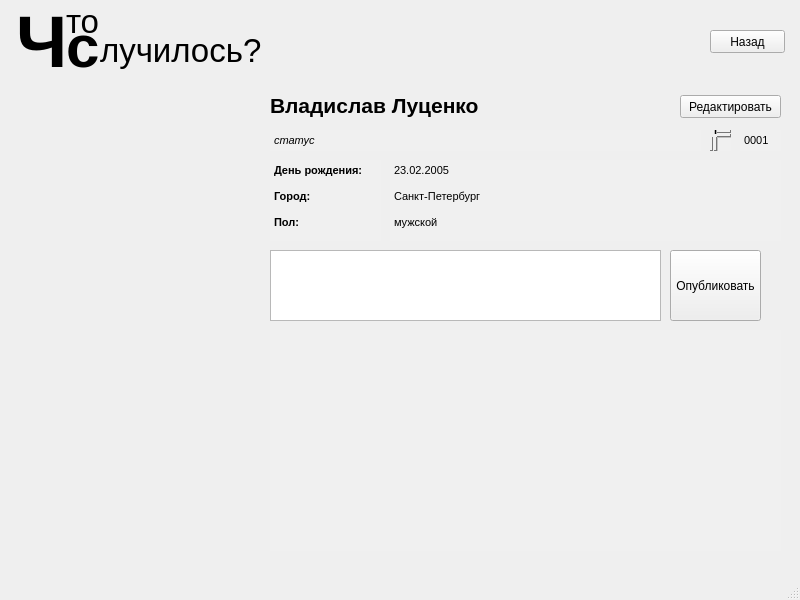
<?xml version="1.0" encoding="UTF-8"?>
<ui version="4.0">
 <class>MainWindow</class>
 <widget class="QMainWindow" name="MainWindow">
  <property name="geometry">
   <rect>
    <x>0</x>
    <y>0</y>
    <width>800</width>
    <height>600</height>
   </rect>
  </property>
  <property name="windowTitle">
   <string>MainWindow</string>
  </property>
  <widget class="QWidget" name="centralwidget">
   <widget class="QLabel" name="photo">
    <property name="geometry">
     <rect>
      <x>10</x>
      <y>90</y>
      <width>251</width>
      <height>451</height>
     </rect>
    </property>
    <property name="text">
     <string/>
    </property>
   </widget>
   <widget class="QLabel" name="label_2">
    <property name="geometry">
     <rect>
      <x>16</x>
      <y>6</y>
      <width>61</width>
      <height>71</height>
     </rect>
    </property>
    <property name="font">
     <font>
      <pointsize>55</pointsize>
      <weight>75</weight>
      <bold>true</bold>
     </font>
    </property>
    <property name="text">
     <string>Ч</string>
    </property>
   </widget>
   <widget class="QLabel" name="label_3">
    <property name="geometry">
     <rect>
      <x>66</x>
      <y>1</y>
      <width>61</width>
      <height>41</height>
     </rect>
    </property>
    <property name="font">
     <font>
      <family>MS Shell Dlg 2</family>
      <pointsize>25</pointsize>
      <weight>50</weight>
      <bold>false</bold>
     </font>
    </property>
    <property name="text">
     <string>то</string>
    </property>
   </widget>
   <widget class="QLabel" name="label_4">
    <property name="geometry">
     <rect>
      <x>66</x>
      <y>10</y>
      <width>41</width>
      <height>71</height>
     </rect>
    </property>
    <property name="font">
     <font>
      <pointsize>45</pointsize>
      <weight>75</weight>
      <bold>true</bold>
     </font>
    </property>
    <property name="text">
     <string>с</string>
    </property>
   </widget>
   <widget class="QLabel" name="label_5">
    <property name="geometry">
     <rect>
      <x>100</x>
      <y>30</y>
      <width>171</width>
      <height>41</height>
     </rect>
    </property>
    <property name="font">
     <font>
      <pointsize>25</pointsize>
      <weight>50</weight>
      <bold>false</bold>
     </font>
    </property>
    <property name="text">
     <string>лучилось?</string>
    </property>
   </widget>
   <widget class="QLabel" name="name">
    <property name="geometry">
     <rect>
      <x>270</x>
      <y>90</y>
      <width>391</width>
      <height>31</height>
     </rect>
    </property>
    <property name="font">
     <font>
      <pointsize>16</pointsize>
      <weight>75</weight>
      <bold>true</bold>
     </font>
    </property>
    <property name="text">
     <string>Владислав Луценко</string>
    </property>
   </widget>
   <widget class="QLabel" name="label_7">
    <property name="geometry">
     <rect>
      <x>270</x>
      <y>120</y>
      <width>411</width>
      <height>51</height>
     </rect>
    </property>
    <property name="font">
     <font>
      <pointsize>10</pointsize>
      <weight>50</weight>
      <italic>true</italic>
      <bold>false</bold>
     </font>
    </property>
    <property name="text">
     <string/>
    </property>
   </widget>
   <widget class="QTextEdit" name="status">
    <property name="geometry">
     <rect>
      <x>270</x>
      <y>130</y>
      <width>431</width>
      <height>21</height>
     </rect>
    </property>
    <property name="font">
     <font>
      <italic>true</italic>
     </font>
    </property>
    <property name="styleSheet">
     <string notr="true">border: 0; background-color: #f0f0f0;</string>
    </property>
    <property name="readOnly">
     <bool>true</bool>
    </property>
    <property name="html">
     <string>&lt;!DOCTYPE HTML PUBLIC &quot;-//W3C//DTD HTML 4.0//EN&quot; &quot;http://www.w3.org/TR/REC-html40/strict.dtd&quot;&gt;
&lt;html&gt;&lt;head&gt;&lt;meta name=&quot;qrichtext&quot; content=&quot;1&quot; /&gt;&lt;style type=&quot;text/css&quot;&gt;
p, li { white-space: pre-wrap; }
&lt;/style&gt;&lt;/head&gt;&lt;body style=&quot; font-family:'MS Shell Dlg 2'; font-size:8.25pt; font-weight:400; font-style:italic;&quot;&gt;
&lt;p style=&quot; margin-top:0px; margin-bottom:0px; margin-left:0px; margin-right:0px; -qt-block-indent:0; text-indent:0px;&quot;&gt;статус&lt;/p&gt;&lt;/body&gt;&lt;/html&gt;</string>
    </property>
    <property name="textInteractionFlags">
     <set>Qt::TextSelectableByMouse</set>
    </property>
   </widget>
   <widget class="QTextEdit" name="info">
    <property name="geometry">
     <rect>
      <x>270</x>
      <y>160</y>
      <width>111</width>
      <height>81</height>
     </rect>
    </property>
    <property name="styleSheet">
     <string notr="true">border: 0; background-color: #f0f0f0;</string>
    </property>
    <property name="readOnly">
     <bool>true</bool>
    </property>
    <property name="html">
     <string>&lt;!DOCTYPE HTML PUBLIC &quot;-//W3C//DTD HTML 4.0//EN&quot; &quot;http://www.w3.org/TR/REC-html40/strict.dtd&quot;&gt;
&lt;html&gt;&lt;head&gt;&lt;meta name=&quot;qrichtext&quot; content=&quot;1&quot; /&gt;&lt;style type=&quot;text/css&quot;&gt;
p, li { white-space: pre-wrap; }
&lt;/style&gt;&lt;/head&gt;&lt;body style=&quot; font-family:'MS Shell Dlg 2'; font-size:8.25pt; font-weight:400; font-style:normal;&quot;&gt;
&lt;p style=&quot; margin-top:0px; margin-bottom:0px; margin-left:0px; margin-right:0px; -qt-block-indent:0; text-indent:0px;&quot;&gt;&lt;span style=&quot; font-weight:600;&quot;&gt;День рождения: &lt;/span&gt;&lt;/p&gt;
&lt;p style=&quot;-qt-paragraph-type:empty; margin-top:0px; margin-bottom:0px; margin-left:0px; margin-right:0px; -qt-block-indent:0; text-indent:0px;&quot;&gt;&lt;br /&gt;&lt;/p&gt;
&lt;p style=&quot; margin-top:0px; margin-bottom:0px; margin-left:0px; margin-right:0px; -qt-block-indent:0; text-indent:0px;&quot;&gt;&lt;span style=&quot; font-weight:600;&quot;&gt;Город:&lt;/span&gt;&lt;/p&gt;
&lt;p style=&quot;-qt-paragraph-type:empty; margin-top:0px; margin-bottom:0px; margin-left:0px; margin-right:0px; -qt-block-indent:0; text-indent:0px;&quot;&gt;&lt;br /&gt;&lt;/p&gt;
&lt;p style=&quot; margin-top:0px; margin-bottom:0px; margin-left:0px; margin-right:0px; -qt-block-indent:0; text-indent:0px;&quot;&gt;&lt;span style=&quot; font-weight:600;&quot;&gt;Пол:&lt;/span&gt;&lt;/p&gt;&lt;/body&gt;&lt;/html&gt;</string>
    </property>
    <property name="textInteractionFlags">
     <set>Qt::TextSelectableByMouse</set>
    </property>
   </widget>
   <widget class="QPushButton" name="pushButton">
    <property name="geometry">
     <rect>
      <x>680</x>
      <y>95</y>
      <width>101</width>
      <height>23</height>
     </rect>
    </property>
    <property name="text">
     <string>Редактировать</string>
    </property>
   </widget>
   <widget class="QTextEdit" name="info_2">
    <property name="geometry">
     <rect>
      <x>390</x>
      <y>160</y>
      <width>391</width>
      <height>81</height>
     </rect>
    </property>
    <property name="styleSheet">
     <string notr="true">border: 0; background-color: #f0f0f0;</string>
    </property>
    <property name="readOnly">
     <bool>true</bool>
    </property>
    <property name="html">
     <string>&lt;!DOCTYPE HTML PUBLIC &quot;-//W3C//DTD HTML 4.0//EN&quot; &quot;http://www.w3.org/TR/REC-html40/strict.dtd&quot;&gt;
&lt;html&gt;&lt;head&gt;&lt;meta name=&quot;qrichtext&quot; content=&quot;1&quot; /&gt;&lt;style type=&quot;text/css&quot;&gt;
p, li { white-space: pre-wrap; }
&lt;/style&gt;&lt;/head&gt;&lt;body style=&quot; font-family:'MS Shell Dlg 2'; font-size:8.25pt; font-weight:400; font-style:normal;&quot;&gt;
&lt;p style=&quot; margin-top:0px; margin-bottom:0px; margin-left:0px; margin-right:0px; -qt-block-indent:0; text-indent:0px;&quot;&gt;23.02.2005&lt;/p&gt;
&lt;p style=&quot;-qt-paragraph-type:empty; margin-top:0px; margin-bottom:0px; margin-left:0px; margin-right:0px; -qt-block-indent:0; text-indent:0px;&quot;&gt;&lt;br /&gt;&lt;/p&gt;
&lt;p style=&quot; margin-top:0px; margin-bottom:0px; margin-left:0px; margin-right:0px; -qt-block-indent:0; text-indent:0px;&quot;&gt;Санкт-Петербург&lt;/p&gt;
&lt;p style=&quot;-qt-paragraph-type:empty; margin-top:0px; margin-bottom:0px; margin-left:0px; margin-right:0px; -qt-block-indent:0; text-indent:0px;&quot;&gt;&lt;br /&gt;&lt;/p&gt;
&lt;p style=&quot; margin-top:0px; margin-bottom:0px; margin-left:0px; margin-right:0px; -qt-block-indent:0; text-indent:0px;&quot;&gt;мужской&lt;/p&gt;&lt;/body&gt;&lt;/html&gt;</string>
    </property>
    <property name="textInteractionFlags">
     <set>Qt::TextSelectableByMouse</set>
    </property>
   </widget>
   <widget class="QTextEdit" name="post">
    <property name="geometry">
     <rect>
      <x>270</x>
      <y>250</y>
      <width>391</width>
      <height>71</height>
     </rect>
    </property>
   </widget>
   <widget class="QPushButton" name="publish">
    <property name="geometry">
     <rect>
      <x>670</x>
      <y>250</y>
      <width>91</width>
      <height>71</height>
     </rect>
    </property>
    <property name="text">
     <string>Опубликовать</string>
    </property>
   </widget>
   <widget class="QTextEdit" name="status_2">
    <property name="geometry">
     <rect>
      <x>710</x>
      <y>130</y>
      <width>21</width>
      <height>21</height>
     </rect>
    </property>
    <property name="font">
     <font>
      <italic>true</italic>
     </font>
    </property>
    <property name="styleSheet">
     <string notr="true">border: 0; background-color: #f0f0f0;</string>
    </property>
    <property name="readOnly">
     <bool>true</bool>
    </property>
    <property name="html">
     <string>&lt;!DOCTYPE HTML PUBLIC &quot;-//W3C//DTD HTML 4.0//EN&quot; &quot;http://www.w3.org/TR/REC-html40/strict.dtd&quot;&gt;
&lt;html&gt;&lt;head&gt;&lt;meta name=&quot;qrichtext&quot; content=&quot;1&quot; /&gt;&lt;style type=&quot;text/css&quot;&gt;
p, li { white-space: pre-wrap; }
&lt;/style&gt;&lt;/head&gt;&lt;body style=&quot; font-family:'MS Shell Dlg 2'; font-size:8.25pt; font-weight:400; font-style:italic;&quot;&gt;
&lt;p style=&quot; margin-top:0px; margin-bottom:0px; margin-left:0px; margin-right:0px; -qt-block-indent:0; text-indent:0px;&quot;&gt;&lt;span style=&quot; font-weight:600; font-style:normal;&quot;&gt;id:&lt;/span&gt;&lt;/p&gt;&lt;/body&gt;&lt;/html&gt;</string>
    </property>
    <property name="textInteractionFlags">
     <set>Qt::TextSelectableByMouse</set>
    </property>
   </widget>
   <widget class="QTextEdit" name="id">
    <property name="geometry">
     <rect>
      <x>740</x>
      <y>130</y>
      <width>41</width>
      <height>21</height>
     </rect>
    </property>
    <property name="font">
     <font>
      <italic>true</italic>
     </font>
    </property>
    <property name="styleSheet">
     <string notr="true">border: 0; background-color: #f0f0f0;</string>
    </property>
    <property name="readOnly">
     <bool>true</bool>
    </property>
    <property name="html">
     <string>&lt;!DOCTYPE HTML PUBLIC &quot;-//W3C//DTD HTML 4.0//EN&quot; &quot;http://www.w3.org/TR/REC-html40/strict.dtd&quot;&gt;
&lt;html&gt;&lt;head&gt;&lt;meta name=&quot;qrichtext&quot; content=&quot;1&quot; /&gt;&lt;style type=&quot;text/css&quot;&gt;
p, li { white-space: pre-wrap; }
&lt;/style&gt;&lt;/head&gt;&lt;body style=&quot; font-family:'MS Shell Dlg 2'; font-size:8.25pt; font-weight:400; font-style:italic;&quot;&gt;
&lt;p style=&quot; margin-top:0px; margin-bottom:0px; margin-left:0px; margin-right:0px; -qt-block-indent:0; text-indent:0px;&quot;&gt;&lt;span style=&quot; font-style:normal;&quot;&gt;0001&lt;/span&gt;&lt;/p&gt;&lt;/body&gt;&lt;/html&gt;</string>
    </property>
    <property name="textInteractionFlags">
     <set>Qt::TextSelectableByMouse</set>
    </property>
   </widget>
   <widget class="QTableWidget" name="posts">
    <property name="geometry">
     <rect>
      <x>270</x>
      <y>330</y>
      <width>511</width>
      <height>221</height>
     </rect>
    </property>
    <property name="styleSheet">
     <string notr="true">border:0; background-color: #f0f0f0;</string>
    </property>
    <property name="editTriggers">
     <set>QAbstractItemView::NoEditTriggers</set>
    </property>
    <attribute name="horizontalHeaderVisible">
     <bool>false</bool>
    </attribute>
    <attribute name="horizontalHeaderDefaultSectionSize">
     <number>480</number>
    </attribute>
    <attribute name="horizontalHeaderMinimumSectionSize">
     <number>480</number>
    </attribute>
    <attribute name="verticalHeaderVisible">
     <bool>true</bool>
    </attribute>
   </widget>
   <widget class="QPushButton" name="back">
    <property name="geometry">
     <rect>
      <x>710</x>
      <y>30</y>
      <width>75</width>
      <height>23</height>
     </rect>
    </property>
    <property name="text">
     <string>Назад</string>
    </property>
   </widget>
  </widget>
  <widget class="QMenuBar" name="menubar">
   <property name="geometry">
    <rect>
     <x>0</x>
     <y>0</y>
     <width>800</width>
     <height>21</height>
    </rect>
   </property>
  </widget>
  <widget class="QStatusBar" name="statusbar"/>
 </widget>
 <resources/>
 <connections/>
</ui>
